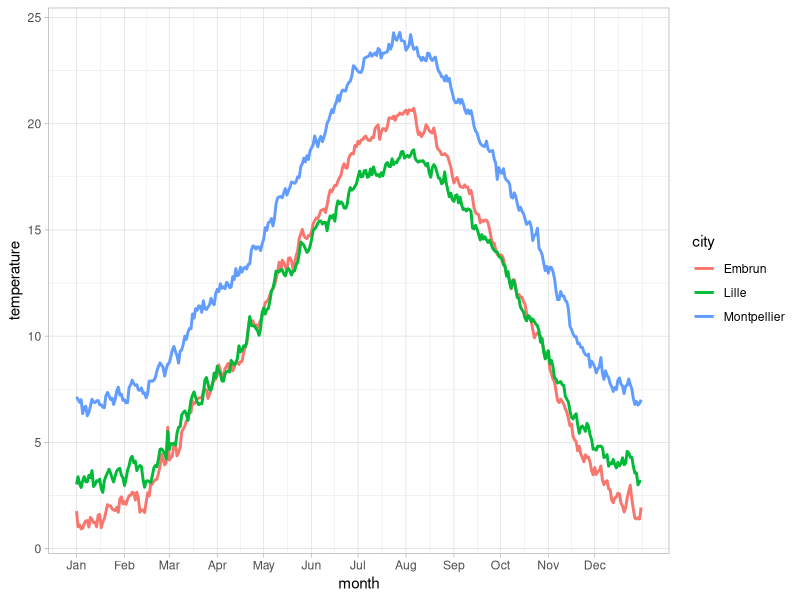
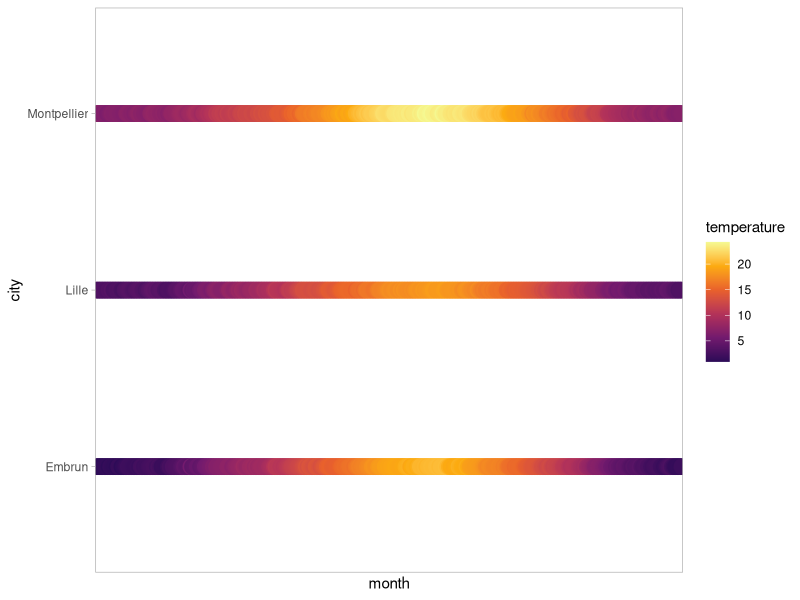
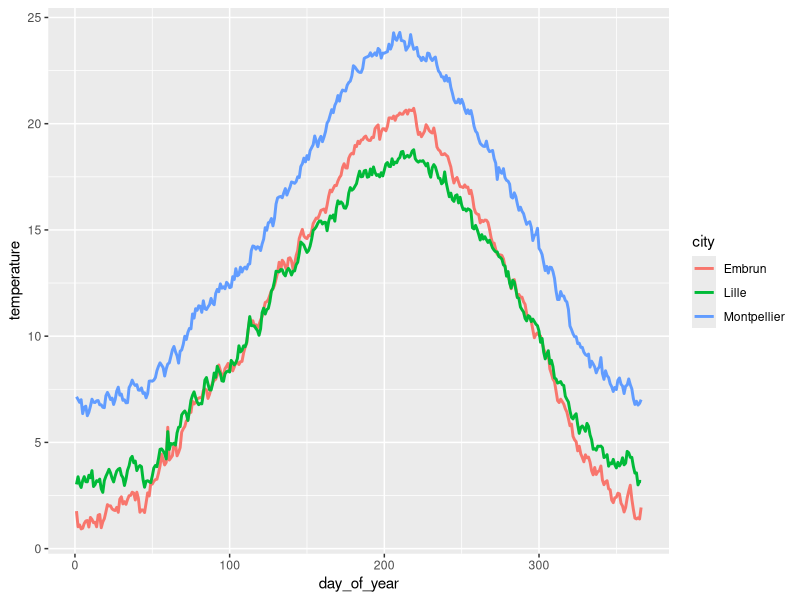
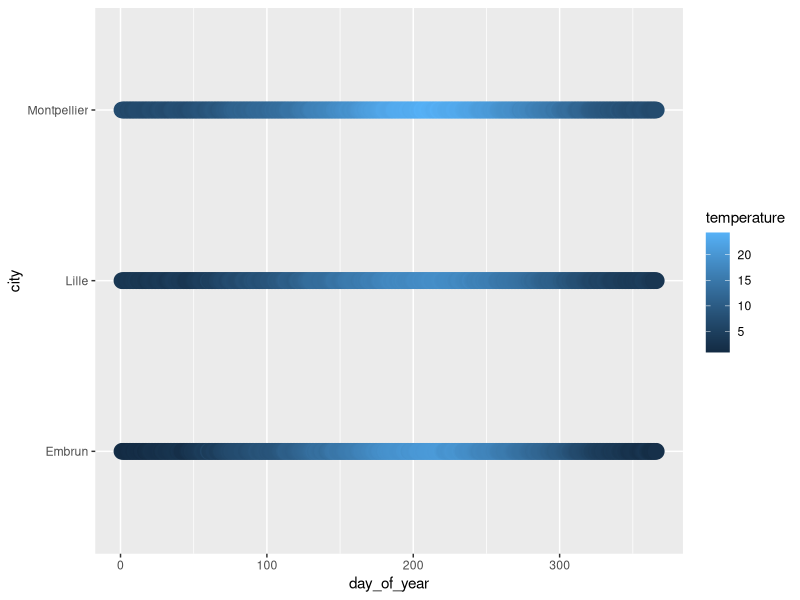

These figures' R source, in order:
## ---- chunk 1
library("ggplot2")
## ---- chunk 2
library(here)
temps_average <- read.csv(file = here("data",
                                      "temp_average.csv"))
head(temps_average)
## ---- chunk 3
month_names <- c(
  "01" = "Jan", "02" = "Feb", "03" = "Mar", "04" = "Apr", "05" = "May", "06" = "Jun",
  "07" = "Jul", "08" = "Aug", "09" = "Sep", "10" = "Oct", "11" = "Nov", "12" = "Dec"
)
month_days <- c(31, 29, 31, 30, 31, 30, 31, 31, 30, 31, 30, 31)
month_days_cum <- c(0, cumsum(month_days))
## ---- chunk 4
ggplot(temps_average, aes(x = day_of_year, y = temperature, color = city)) +
  geom_line(size = 1) +
  scale_x_continuous(name = "month",
                     breaks = month_days_cum[-13] + 1,
                     labels = month_names) +
  theme_light()
## ---- chunk 5
ggplot(temps_average, aes(x = day_of_year, y = city, color = temperature)) + 
  geom_point(size = 5) +
  scale_x_discrete(name = "month", labels = month_names) + 
  scale_color_viridis_c(
    option = "B", begin = 0.15, end = 0.98,
    name = "temperature"
  ) + 
  theme_light()
## ---- chunk 6
ggplot(temps_average,                     ## data
       aes(x = day_of_year,               ## x axis
           y = temperature,               ## y axis
           color = city)) +               ## color
  geom_line(size = 1)                     ## line plot
## ---- chunk 7
ggplot(temps_average,                     ## data
       aes(x = day_of_year,               ## x axis
           y = city,                      ## y axis
           color = temperature)) +        ## color
  geom_point(size = 5)                   ## points
